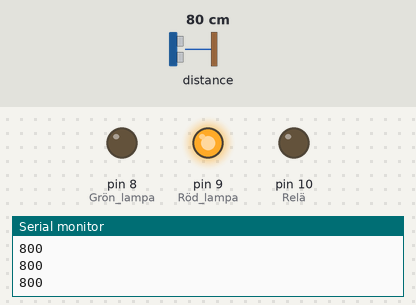
This sketch was run on a simulated Arduino Uno, built with avr-gcc and run on an emulated ATmega328P. Parts: output pins drawn as LEDs (lit = HIGH), the last lines printed to the serial monitor. The test bench sets the inputs (shaded band); at power-on: distance to the obstacle 80 cm.

Above: at 1.2 s.
1.3 s: distance to the obstacle set to 11 cm
2.8 s: distance to the obstacle set to 8 cm
At 3.3 s:
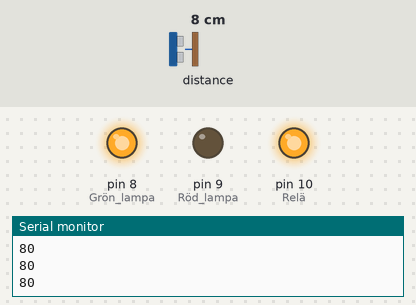
4.4 s: distance to the obstacle set to 18 cm
At 5.6 s:
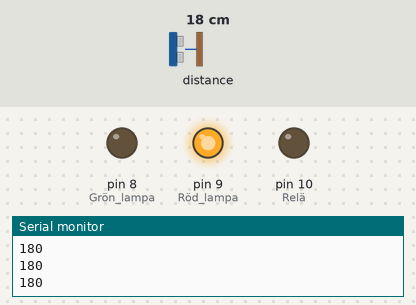
6.0 s: distance to the obstacle set to 2 cm
At 6.9 s:
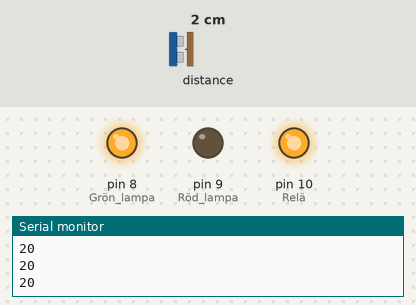
Timing chart, 0 to 8.6 s (numbered marks = the images above; inputs shaded):
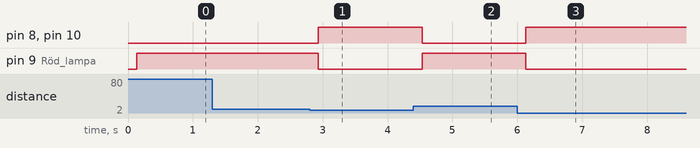

Measured:
- the behaviour switches between 10 and 9 cm on distance to the obstacle (found by bisection; images 0 and 1)
- after the input at 2.8 s, pin 8 (Grön_lampa), pin 10 (Relä): LOW → HIGH after 0.13 s; pin 9 (Röd_lampa): HIGH → LOW after 0.13 s
- after the input at 4.4 s, pin 8 (Grön_lampa), pin 10 (Relä): HIGH → LOW after 0.13 s; pin 9 (Röd_lampa): LOW → HIGH after 0.13 s
- after the input at 6.0 s, pin 8 (Grön_lampa), pin 10 (Relä): LOW → HIGH after 0.13 s; pin 9 (Röd_lampa): HIGH → LOW after 0.13 s

The sketch:

sketch_arduino.ino
```cpp
// CHATGPT
#include <Wire.h>
#include "Adafruit_VL6180X.h"

Adafruit_VL6180X vl = Adafruit_VL6180X();
// SLUT HJÄLP

int val = 0;
int distanceThreshold = 100;

void setup() {
  Serial.begin(9600);
  vl.begin();

  pinMode(8, OUTPUT);  // Grön lampa
  pinMode(9, OUTPUT);  // Röd lampa
  pinMode(10, OUTPUT); // Relä
  digitalWrite(10, LOW); // Reläet initialt avstängt
}

void loop() {
  val = vl.readRange();
  Serial.println(val);

  delay(100);

  if (val < distanceThreshold) {
    digitalWrite(8, HIGH);   // Grön lampa på
    digitalWrite(9, LOW);    // Röd lampa av
    digitalWrite(10, HIGH);  // Relä på
  } else {
    digitalWrite(8, LOW);    // Grön lampa av
    digitalWrite(9, HIGH);   // Röd lampa på
    digitalWrite(10, LOW);   // Relä av
  }
}
```
